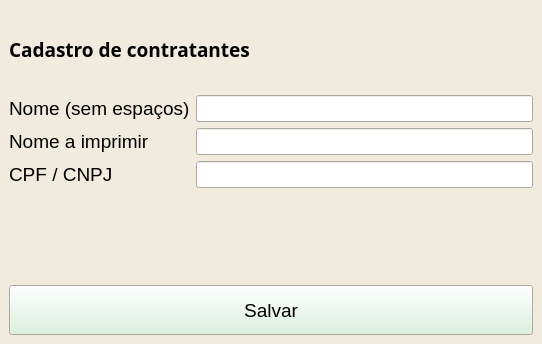
<?xml version="1.0" encoding="UTF-8"?>
<ui version="4.0">
 <class>MainWindow</class>
 <widget class="QMainWindow" name="MainWindow">
  <property name="geometry">
   <rect>
    <x>0</x>
    <y>0</y>
    <width>542</width>
    <height>344</height>
   </rect>
  </property>
  <property name="palette">
   <palette>
    <active>
     <colorrole role="Button">
      <brush brushstyle="SolidPattern">
       <color alpha="255">
        <red>216</red>
        <green>240</green>
        <blue>221</blue>
       </color>
      </brush>
     </colorrole>
     <colorrole role="Base">
      <brush brushstyle="SolidPattern">
       <color alpha="255">
        <red>255</red>
        <green>255</green>
        <blue>255</blue>
       </color>
      </brush>
     </colorrole>
     <colorrole role="Window">
      <brush brushstyle="SolidPattern">
       <color alpha="255">
        <red>240</red>
        <green>235</green>
        <blue>221</blue>
       </color>
      </brush>
     </colorrole>
     <colorrole role="Highlight">
      <brush brushstyle="SolidPattern">
       <color alpha="255">
        <red>196</red>
        <green>225</green>
        <blue>255</blue>
       </color>
      </brush>
     </colorrole>
    </active>
    <inactive>
     <colorrole role="Button">
      <brush brushstyle="SolidPattern">
       <color alpha="255">
        <red>216</red>
        <green>240</green>
        <blue>221</blue>
       </color>
      </brush>
     </colorrole>
     <colorrole role="Base">
      <brush brushstyle="SolidPattern">
       <color alpha="255">
        <red>255</red>
        <green>255</green>
        <blue>255</blue>
       </color>
      </brush>
     </colorrole>
     <colorrole role="Window">
      <brush brushstyle="SolidPattern">
       <color alpha="255">
        <red>240</red>
        <green>235</green>
        <blue>221</blue>
       </color>
      </brush>
     </colorrole>
     <colorrole role="Highlight">
      <brush brushstyle="SolidPattern">
       <color alpha="255">
        <red>196</red>
        <green>225</green>
        <blue>255</blue>
       </color>
      </brush>
     </colorrole>
    </inactive>
    <disabled>
     <colorrole role="Button">
      <brush brushstyle="SolidPattern">
       <color alpha="255">
        <red>216</red>
        <green>240</green>
        <blue>221</blue>
       </color>
      </brush>
     </colorrole>
     <colorrole role="Base">
      <brush brushstyle="SolidPattern">
       <color alpha="255">
        <red>240</red>
        <green>235</green>
        <blue>221</blue>
       </color>
      </brush>
     </colorrole>
     <colorrole role="Window">
      <brush brushstyle="SolidPattern">
       <color alpha="255">
        <red>240</red>
        <green>235</green>
        <blue>221</blue>
       </color>
      </brush>
     </colorrole>
     <colorrole role="Highlight">
      <brush brushstyle="SolidPattern">
       <color alpha="255">
        <red>51</red>
        <green>153</green>
        <blue>255</blue>
       </color>
      </brush>
     </colorrole>
    </disabled>
   </palette>
  </property>
  <property name="windowTitle">
   <string>Cadastro de Contratantes</string>
  </property>
  <property name="windowIcon">
   <iconset>
    <normaloff>img/factory.png</normaloff>img/factory.png</iconset>
  </property>
  <widget class="QWidget" name="centralwidget">
   <layout class="QVBoxLayout" name="verticalLayout">
    <item>
     <widget class="QLabel" name="label">
      <property name="maximumSize">
       <size>
        <width>16777215</width>
        <height>80</height>
       </size>
      </property>
      <property name="font">
       <font>
        <family>Book Antiqua</family>
        <pointsize>14</pointsize>
        <weight>75</weight>
        <bold>true</bold>
       </font>
      </property>
      <property name="text">
       <string>Cadastro de contratantes</string>
      </property>
     </widget>
    </item>
    <item>
     <layout class="QFormLayout" name="formLayout">
      <item row="0" column="0">
       <widget class="QLabel" name="labelNome">
        <property name="font">
         <font>
          <pointsize>14</pointsize>
         </font>
        </property>
        <property name="locale">
         <locale language="Portuguese" country="Brazil"/>
        </property>
        <property name="text">
         <string>Nome (sem espaços)</string>
        </property>
       </widget>
      </item>
      <item row="0" column="1">
       <widget class="QLineEdit" name="lineNome">
        <property name="font">
         <font>
          <pointsize>12</pointsize>
         </font>
        </property>
       </widget>
      </item>
      <item row="1" column="0">
       <widget class="QLabel" name="labelPrefixo">
        <property name="font">
         <font>
          <pointsize>14</pointsize>
         </font>
        </property>
        <property name="locale">
         <locale language="Portuguese" country="Brazil"/>
        </property>
        <property name="text">
         <string>Nome a imprimir</string>
        </property>
       </widget>
      </item>
      <item row="1" column="1">
       <widget class="QLineEdit" name="linePrefixo">
        <property name="font">
         <font>
          <pointsize>12</pointsize>
         </font>
        </property>
       </widget>
      </item>
      <item row="2" column="0">
       <widget class="QLabel" name="labelModelo">
        <property name="font">
         <font>
          <pointsize>14</pointsize>
         </font>
        </property>
        <property name="locale">
         <locale language="Portuguese" country="Brazil"/>
        </property>
        <property name="text">
         <string>CPF / CNPJ</string>
        </property>
       </widget>
      </item>
      <item row="2" column="1">
       <widget class="QLineEdit" name="lineModelo">
        <property name="font">
         <font>
          <pointsize>12</pointsize>
         </font>
        </property>
       </widget>
      </item>
     </layout>
    </item>
    <item>
     <widget class="QPushButton" name="pushSave">
      <property name="sizePolicy">
       <sizepolicy hsizetype="Preferred" vsizetype="Fixed">
        <horstretch>0</horstretch>
        <verstretch>0</verstretch>
       </sizepolicy>
      </property>
      <property name="minimumSize">
       <size>
        <width>0</width>
        <height>50</height>
       </size>
      </property>
      <property name="maximumSize">
       <size>
        <width>600</width>
        <height>16777215</height>
       </size>
      </property>
      <property name="font">
       <font>
        <pointsize>14</pointsize>
       </font>
      </property>
      <property name="text">
       <string>Salvar</string>
      </property>
     </widget>
    </item>
   </layout>
  </widget>
 </widget>
 <resources/>
 <connections/>
</ui>
